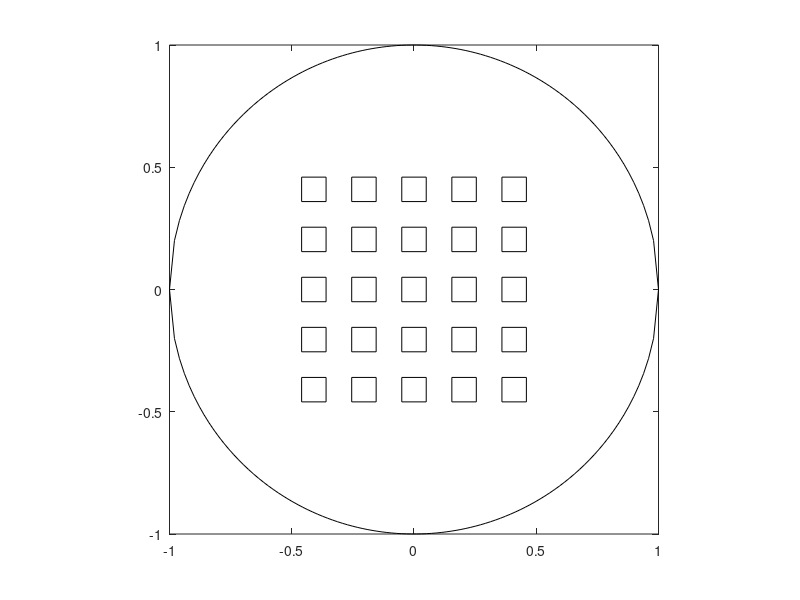

Recreate this plot in MATLAB.
% clear all
close all
clc

% Parameters for electrodes creation
MaxRad = 1;
EfectiveSurfFact = 0.65;
ElectGrid = 5;
ElectWidth = 0.1;
ElectCorner00 = EfectiveSurfFact*MaxRad/sqrt(2);
ElectSpace = (EfectiveSurfFact*MaxRad/sqrt(2)-ElectWidth...
                + EfectiveSurfFact*MaxRad/sqrt(2))/(ElectGrid-1);

% Arraz where each row is an electrode in format (x1 x2 y1 y2)
ElectCorners = zeros(ElectGrid^2,4);
for k = 1:ElectGrid  % These are the rows
    for l = 1:ElectGrid % These are the columns
        ElectCorners(l+(k-1)*ElectGrid,1) = -ElectCorner00            + (l-1)*ElectSpace;
        ElectCorners(l+(k-1)*ElectGrid,2) = -ElectCorner00+ElectWidth + (l-1)*ElectSpace;
        ElectCorners(l+(k-1)*ElectGrid,3) =  ElectCorner00-ElectWidth - (k-1)*ElectSpace;
        ElectCorners(l+(k-1)*ElectGrid,4) =  ElectCorner00            - (k-1)*ElectSpace;
        plot([ElectCorners(l+(k-1)*ElectGrid,1),...
                    ElectCorners(l+(k-1)*ElectGrid,2)],...
                [ElectCorners(l+(k-1)*ElectGrid,3),...
                    ElectCorners(l+(k-1)*ElectGrid,3)],...
                'k'); hold on;
        plot([ElectCorners(l+(k-1)*ElectGrid,2),...
                    ElectCorners(l+(k-1)*ElectGrid,2)],...
                [ElectCorners(l+(k-1)*ElectGrid,3),...
                    ElectCorners(l+(k-1)*ElectGrid,4)],...
                'k'); hold on;
        plot([ElectCorners(l+(k-1)*ElectGrid,2),...
                    ElectCorners(l+(k-1)*ElectGrid,1)],...
                [ElectCorners(l+(k-1)*ElectGrid,4),...
                    ElectCorners(l+(k-1)*ElectGrid,4)],...
                'k'); hold on;
        plot([ElectCorners(l+(k-1)*ElectGrid,1),...
                    ElectCorners(l+(k-1)*ElectGrid,1)],...
                [ElectCorners(l+(k-1)*ElectGrid,4),...
                    ElectCorners(l+(k-1)*ElectGrid,3)],...
                'k'); hold on;
    end
end
x = linspace(-MaxRad,MaxRad,100);
plot(x,sqrt(MaxRad^2-x.^2),'k'); hold on;
plot(x,-sqrt(MaxRad^2-x.^2),'k'); hold off;
axis square
